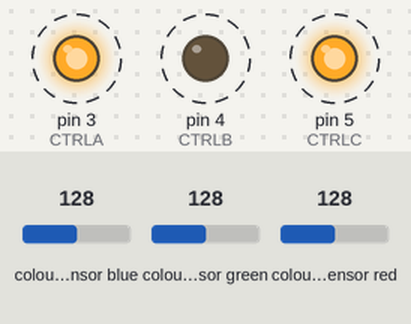
A sketch run on a simulated Arduino Uno, built with avr-gcc and run on an emulated ATmega328P. Parts: output pins drawn as LEDs (lit = HIGH). Dashed ring = blinking. The inputs (shaded band) are chosen by the test bench; at power-on: colour sensor blue 128, colour sensor green 128, colour sensor red 128. What the sketch prints to the serial monitor is not drawn.

Above: at 1.3 s.
1.4 s: colour sensor blue set to 5
4.4 s: colour sensor green set to 5
7.4 s: colour sensor red set to 191
Timing chart, 0 to 16.4 s (numbered marks = the images above; inputs shaded):
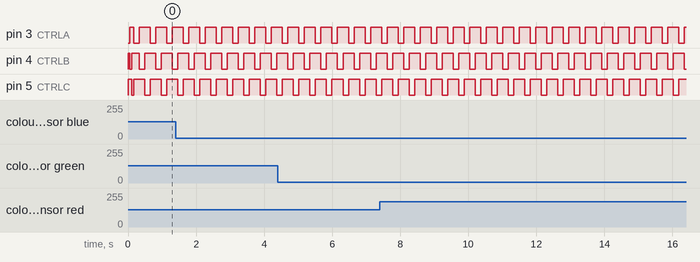

The sketch:

TransistorControlMUX_WithColorSensorV1.ino
```cpp
//Use 3 transistor multiplexer to control the clock pins of the
//3 color sensors

#include <Wire.h>
#include "Adafruit_TCS34725.h"
Adafruit_TCS34725 tcs = Adafruit_TCS34725(TCS34725_INTEGRATIONTIME_50MS, TCS34725_GAIN_4X);


int CTRLA = 3;
int CTRLB = 4;
int CTRLC = 5;

// the setup function runs once when you press reset or power the board
void setup() {
  Serial.begin(9600);

  pinMode(CTRLA, OUTPUT);
  pinMode(CTRLB, OUTPUT);
  pinMode(CTRLC, OUTPUT);

  Serial.println("Triggering Color Sensor A....");
  turnOnColorSensor('A');
  delay(50);
  checkStatusOfColorSensor();

  Serial.println("Triggering Color Sensor B....");
  turnOnColorSensor('B');
  delay(50);
  checkStatusOfColorSensor();

  Serial.println("Triggering Color Sensor C....");
  turnOnColorSensor('C');
  delay(50);
  checkStatusOfColorSensor();
}

// the loop function runs over and over again forever
void loop() {

  //REMEMBER: the mirroring effect of HIGH/LOW on the base vs the collector
  turnOnColorSensor('A');
  delay(50);
  Serial.println("Expecting reading from Color Sensor A....");
  printColorSensorReadings();

  turnOnColorSensor('B');
  delay(50);
  Serial.println("Expecting reading from Color Sensor B....");
  printColorSensorReadings();

  turnOnColorSensor('C');
  delay(50);
  Serial.println("Expecting reading from Color Sensor C....");
  printColorSensorReadings();
}

void printColorSensorReadings()
{
  uint16_t clear, red, green, blue;

  tcs.setInterrupt(false);      // turn on LED
  delay(60);  // takes 50ms to read
  tcs.getRawData(&red, &green, &blue, &clear);
  tcs.setInterrupt(true);  // turn off LED

  Serial.print("C:\t"); Serial.print(clear);
  Serial.print("\tR:\t"); Serial.print(red);
  Serial.print("\tG:\t"); Serial.print(green);
  Serial.print("\tB:\t"); Serial.print(blue);

  // Figure out some basic hex code for visualization
  uint32_t sum = clear;
  float r, g, b;
  r = red; r /= sum;
  g = green; g /= sum;
  b = blue; b /= sum;
  r *= 256; g *= 256; b *= 256;
  Serial.print("\t");
  Serial.print((int)r, HEX); Serial.print((int)g, HEX); Serial.print((int)b, HEX);
  Serial.println();
}

void turnOnColorSensor(char c)
{
  if (c == 'A')
  {
    digitalWrite(CTRLA, LOW);
    digitalWrite(CTRLB, HIGH);
    digitalWrite(CTRLC, HIGH);
  }
  else if (c == 'B')
  {
    digitalWrite(CTRLA, HIGH);
    digitalWrite(CTRLB, LOW);
    digitalWrite(CTRLC, HIGH);
  }
  else if (c == 'C')
  {
    digitalWrite(CTRLA, HIGH);
    digitalWrite(CTRLB, HIGH);
    digitalWrite(CTRLC, LOW);
  }
  else
  {
    Serial.println("Invalid choice of transistor");
  }
}

void checkStatusOfColorSensor()
{
  //code to check if color sensor is detected
  Serial.println("Color View Test!");

  if (tcs.begin()) {
    Serial.println("Found sensor");
  } else {
    Serial.println("No TCS34725 found ... check your connections");
    //while (1); // halt!
  }
}
```

Measured:
- by itself, pin 3 (CTRLA), pin 4 (CTRLB), pin 5 (CTRLC): alternates HIGH for 0.32 s and LOW for 0.16 s
